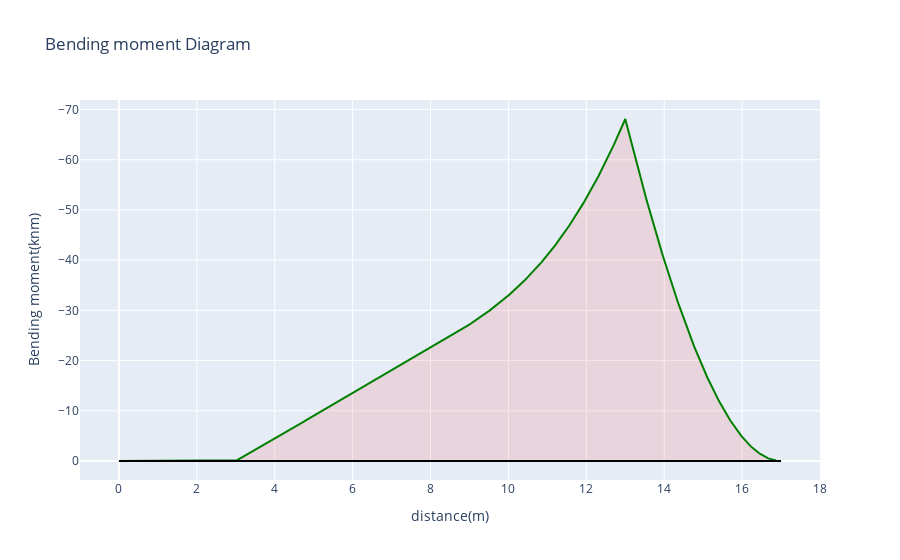

Notebook source saved alongside this figure:
### Code cell
layout=go.Layout(
    title={'text':'Bending moment Diagram'},
    yaxis=dict(
         title='Bending moment(knm)',
         autorange='reversed'
    ),
    xaxis=dict(
         title='distance(m)',
        range=[-1,span+1]
    ),
    showlegend=False
)

line=go.Scatter(
    x=X,
    y=sum(moment),
    mode="lines",
    name="Bending moment",
    fill='tonexty',
    line_color='green',
    fillcolor='rgba(255,0,0,0.1)'
)

axis=go.Scatter(
    x=[0,span],
    y=[0,0],
    mode='lines',
    line_color='black'
)

fig=go.Figure(data=[line,axis],layout=layout)
py.offline.iplot(fig)

### Figure 1 — Plotly figure (JSON) as saved in the notebook; plotly's stock layout.template omitted (floating-point values rounded to 4 significant figures; data arrays with more than 128 entries replaced by an {"elided": "..."} marker saying what was removed)
{"data": [{"fill": "tonexty", "fillcolor": "rgba(255,0,0,0.1)", "line": {"color": "green"}, "mode": "lines", "name": "Bending moment", "type": "scatter", "x": {"elided": "1000 float values"}, "y": {"elided": "1000 float values"}}, {"line": {"color": "black"}, "mode": "lines", "type": "scatter", "x": [0, 17], "y": [0, 0]}], "layout": {"showlegend": false, "title": {"text": "Bending moment Diagram"}, "xaxis": {"range": [-1, 18], "title": {"text": "distance(m)"}}, "yaxis": {"autorange": "reversed", "title": {"text": "Bending moment(knm)"}}}}
